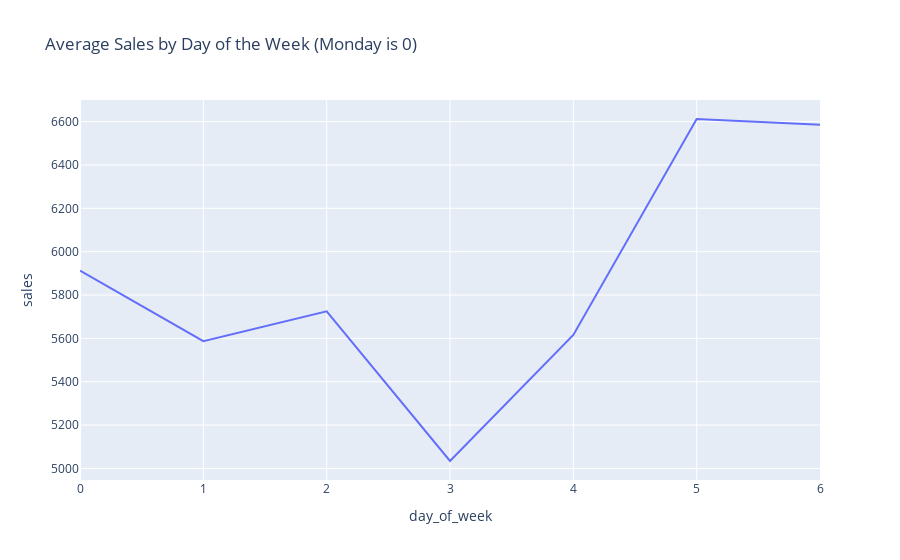

The notebook cell this image was saved under:
### Code cell
# plot based on day of week
px.line((ct.groupby('day_of_week')['sales'].mean().reset_index()),x='day_of_week',y='sales',title='Average Sales by Day of the Week (Monday is 0)')

### Figure 1 — Plotly figure (JSON) as saved in the notebook; plotly's stock layout.template omitted (floating-point values rounded to 4 significant figures)
{"data": [{"hovertemplate": "day_of_week=%{x}<br>sales=%{y}<extra></extra>", "legendgroup": "", "line": {"color": "#636efa", "dash": "solid"}, "marker": {"symbol": "circle"}, "mode": "lines", "name": "", "orientation": "v", "showlegend": false, "type": "scatter", "x": [0, 1, 2, 3, 4, 5, 6], "xaxis": "x", "y": [5912.0, 5587.0, 5725.0, 5034.0, 5616.0, 6612.0, 6586.0], "yaxis": "y"}], "layout": {"autosize": true, "legend": {"tracegroupgap": 0}, "title": {"text": "Average Sales by Day of the Week (Monday is 0)"}, "xaxis": {"anchor": "y", "autorange": true, "domain": [0, 1], "range": [0, 6], "title": {"text": "day_of_week"}, "type": "linear"}, "yaxis": {"anchor": "x", "autorange": true, "domain": [0, 1], "range": [4947.0, 6700.0], "title": {"text": "sales"}, "type": "linear"}}}
